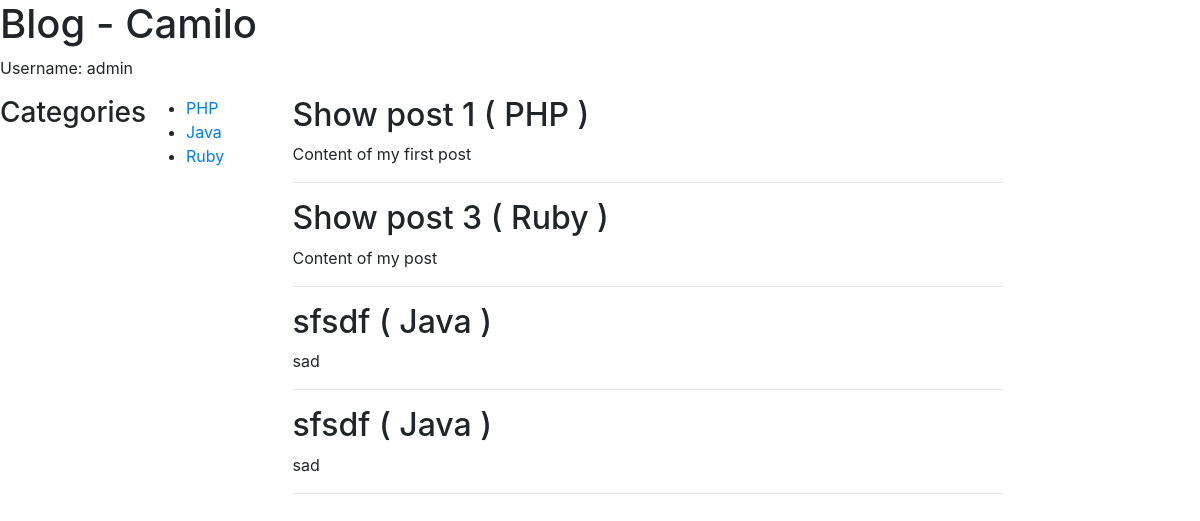
The app's page /blog (signed in), older data.
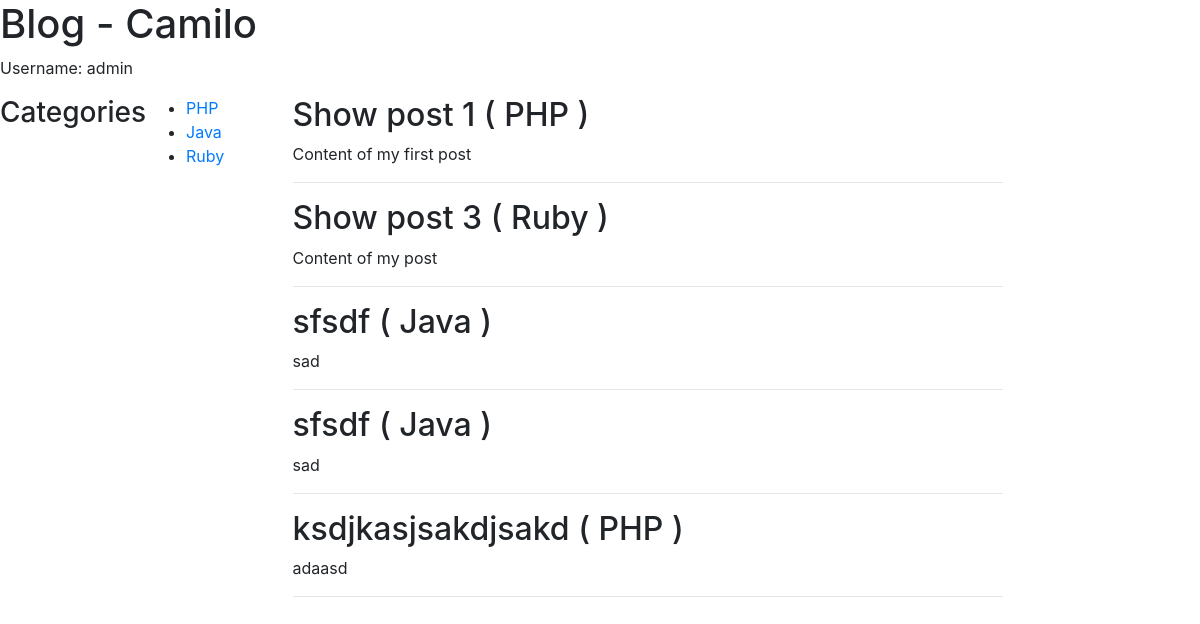
The same page, newer data.
### blog/models.py (models this page shows, shortened)
class Category (models.Model):
    name = models.CharField(max_length=255)
    class Meta:
        verbose_name_plural = 'Categories'

class Post(models.Model):
    author = models.ForeignKey(User)
    category = models.ForeignKey(Category)
    name = models.CharField(max_length=255)
    content = models.TextField()
    created_at = models.DateTimeField(auto_now_add=True)
    STATUS_CHOICES = (
        ('Draft', 'Draft'),
        ('Published', 'Published')
    )
    status = models.CharField(max_length=20, choices=STATUS_CHOICES, default='Draft')

### blog/views.py (the view)
def home(request):
    name = "Camilo"
    all_categories = Category.objects.all()
    category = Category.objects.get(name='Ruby')
    posts = Post.objects.filter(status="Published")
    context = {
        'name': name,
        'categories': all_categories,
        'posts': posts,
    }
    return render(request, 'blog/home.html', context)

### templates/blog/home.html (shortened to what this page needs)
{% extends "blog/layout.html" %}
{% block content %}
<section>
  {% for post in posts %}
    <article class="">
      <h2>{{ post.name }} ( {{post.category.name}} )</h2>
      <p>
        {{ post.content }}
      </p>
    </article>
    <hr>
  {% endfor %}
</section>
{% endblock %}

### templates/blog/layout.html (shortened to what this page needs)
<!DOCTYPE html>
<html>
  <head>
    <link rel="stylesheet" href="https://maxcdn.bootstrapcdn.com/bootstrap/4.0.0-beta.2/css/bootstrap.min.css">
  </head>
  <body>
    <h1>Blog - {{name}}</h1>
    {% load gravatar %}
    {% if request.user.is_authenticated %}
      <p>
        Username: {{request.user.username}} <img src="{% gravatar_url request.user.email 30 %}" alt="">
      </p>
    {% endif %}
    <div class="container row">
      <div class="col-md-3">
        <aside class="row">
          <h3>
            Categories
          </h3>
          <ul>
            {% for category in categories %}
            <li>
              <a href="{% url 'blog.posts_by_category' category.id %}">{{ category.name }}</a>
            </li>
            {% endfor %}
          </ul>
        </aside>
      </div>
      <div class="col-md-8">
        {% block content %} {% endblock %}
      </div>
    </div>
  </body>
</html>

Row changes from the older to the newer data that the page shows:
added Post: name "ksdjkasjsakdjsakd", category.name "PHP", content "adaasd"
